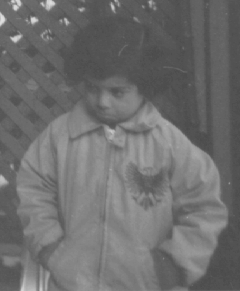
%> input picture 02 - Transformações de intensidade/pout.tif, 240 x 291 px
$ octave pratica6.m   (GNU Octave 9; MATLAB toolbox functions it lacks are replaced by stand-ins)
%> lines starting %> are read from the running program, lines starting %| are printed output that depends on the picture
% Limpar
clear; clc; close all;
% Carregar pacote de funções para imagens
pkg load image;
% Carregar a imagem original
I = imread('pout.tif');
%> I is the input picture: size 291x240 uint8; min 74, max 224, mean 110.3
% Exibir a imagem e seu histograma original
figure,
subplot(1,2,1), imshow(I), title('Imagem original')
subplot(1,2,2), imhist(I), title('Histograma original');
%> after `title('Histograma original')`:
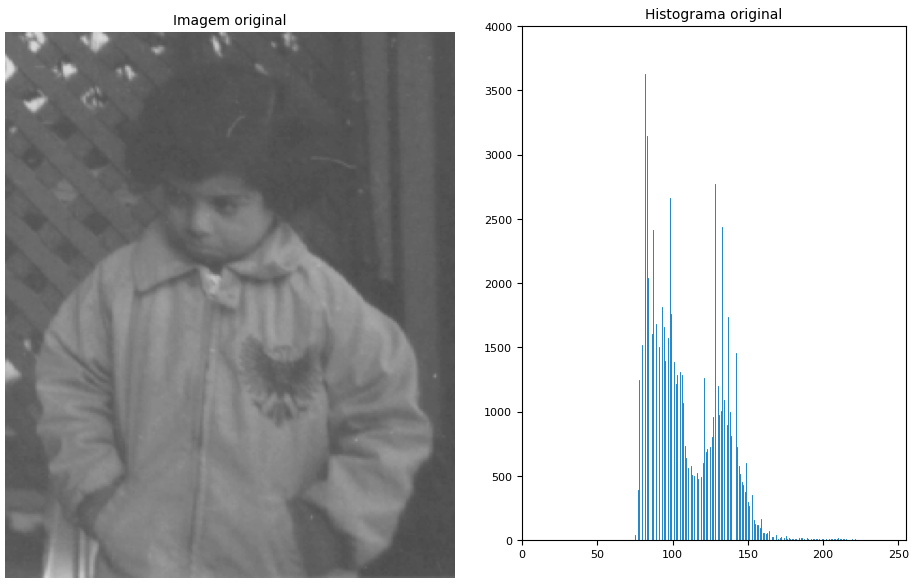
%> figure redrawn from the program's plot data, 2 panels
% Realizar a equalização de histograma
J = histeq(I); % J = imagem equalizada
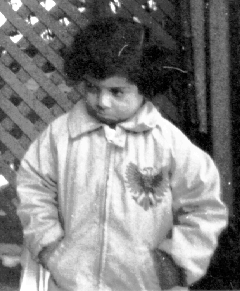
%> J: size 291x240 uint8; min 0, max 255, mean 128.4
% Exibir a imagem equalizada e seu respectivo histograma
figure,
subplot(1,2,1), imshow(J), title('Imagem após equalização de histograma')
subplot(1,2,2), imhist(J), title('Histograma equalizado');
%> after `title('Histograma equalizado')`:
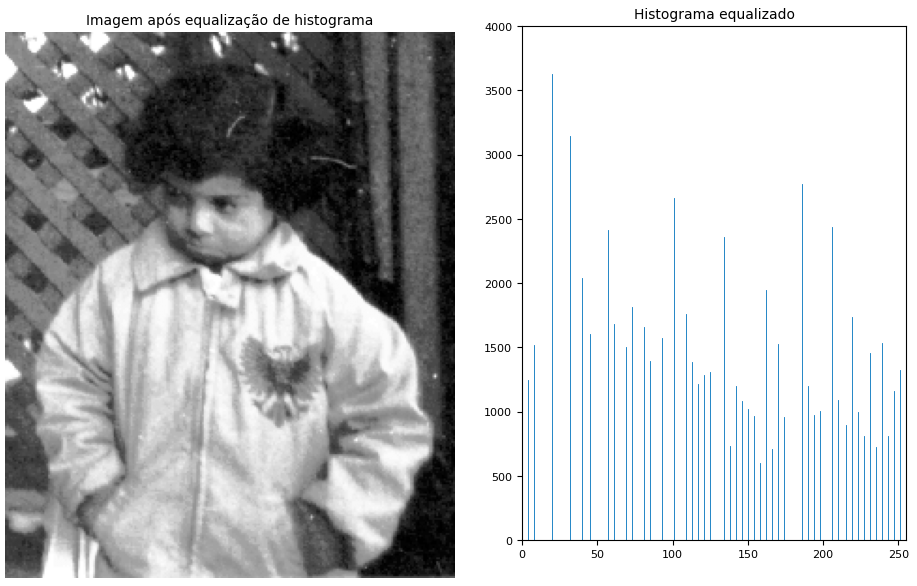
%> figure redrawn from the program's plot data, 2 panels
% Em Matlab é possível obter a curva da função de transformação:
% I = imread('pout.tif');
% [J, T] = histeq(I); % J = imagem equalizada, T = curva da função de transformação
% figure, plot(T), title('Curva da função de transformação');
% figure, plot((0:255)/255,T), title('Curva da função de transformação [0,1]');

$ run again, with 02 - Transformações de intensidade/baixo_contraste.tif copied over 02 - Transformações de intensidade/pout.tif
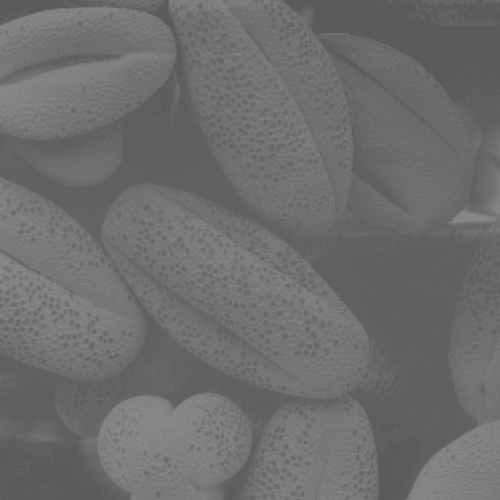
%> input picture 02 - Transformações de intensidade/baixo_contraste.tif, 500 x 500 px
%> I is the input picture: size 500x500 uint8; min 91, max 138, mean 109.1
%> `J = histeq(I);`:
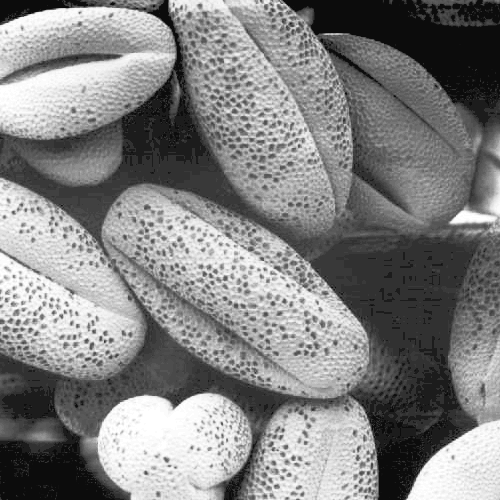
%> J: size 500x500 uint8; min 12, max 255, mean 130.3
%> `title('Histograma equalizado')`:
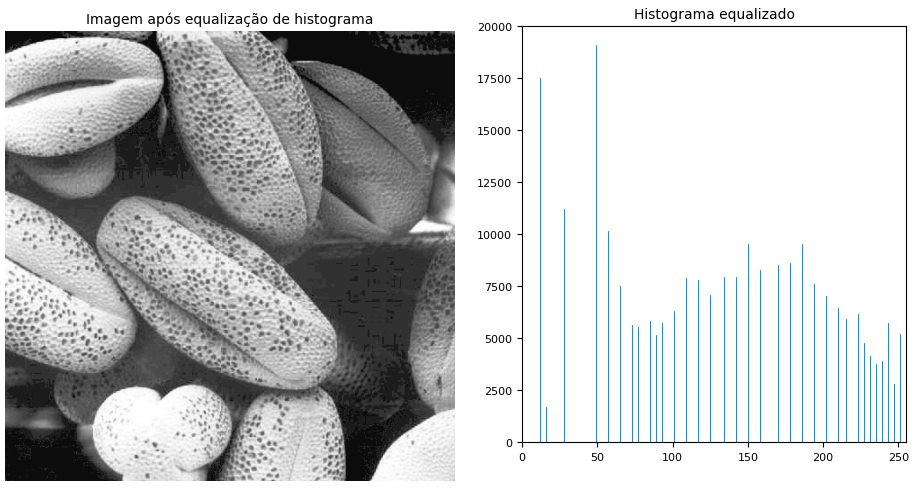
%> figure redrawn from the program's plot data, 2 panels
